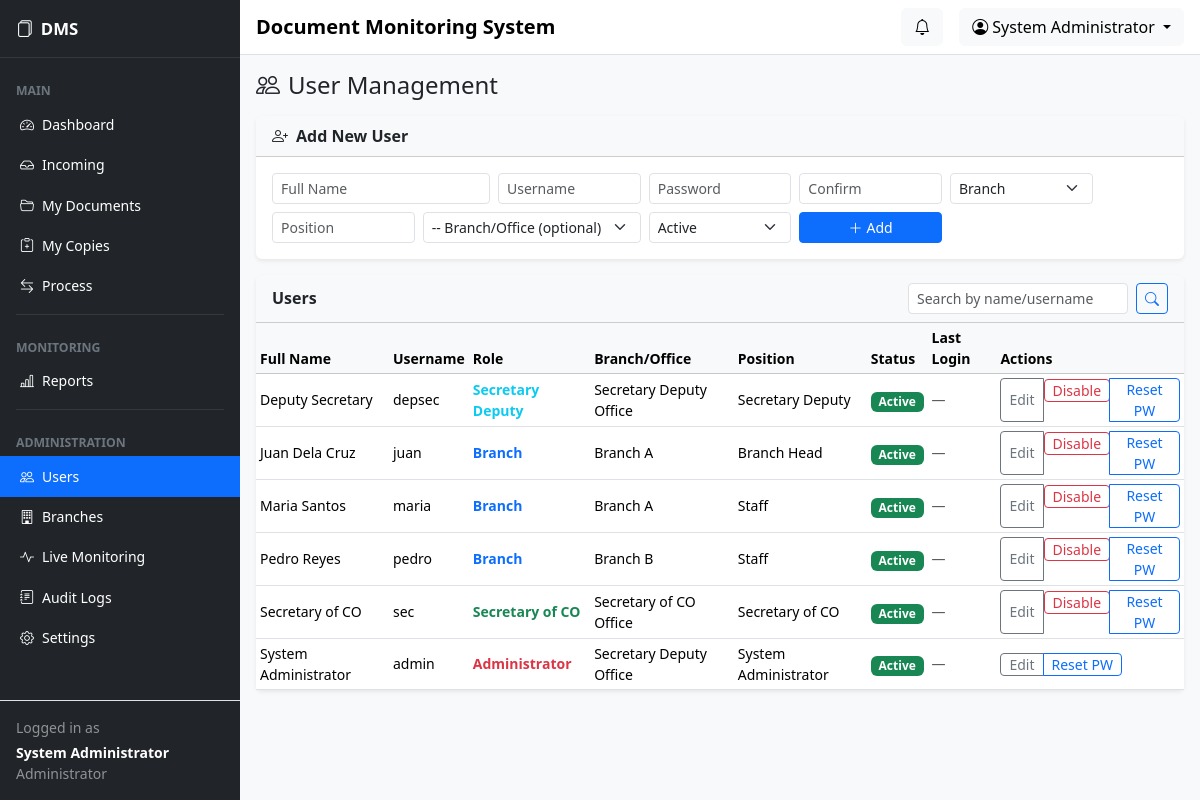
The page /admin/users.php (signed in) on the database its author committed.
### tables this page shows
CREATE TABLE users (
  id INT UNSIGNED NOT NULL AUTO_INCREMENT,
  branch_id INT UNSIGNED DEFAULT NULL,
  full_name VARCHAR(150) NOT NULL,
  username VARCHAR(50) NOT NULL,
  password VARCHAR(255) NOT NULL,
  role ENUM('BRANCH','SECRETARY_DEPUTY','SECRETARY_CO','ADMIN') NOT NULL,
  position VARCHAR(100) DEFAULT NULL,
  status ENUM('active','inactive') NOT NULL DEFAULT 'active',
  created_at TIMESTAMP NOT NULL DEFAULT CURRENT_TIMESTAMP,
  updated_at TIMESTAMP NOT NULL DEFAULT CURRENT_TIMESTAMP ON UPDATE CURRENT_TIMESTAMP,
  last_login DATETIME DEFAULT NULL,
  PRIMARY KEY (id),
  UNIQUE KEY uq_username (username),
  KEY idx_users_role (role),
  KEY idx_users_status (status),
  KEY idx_users_branch (branch_id),
  CONSTRAINT fk_users_branch FOREIGN KEY (branch_id)
    REFERENCES branches (id) ON DELETE SET NULL ON UPDATE CASCADE
);

CREATE TABLE branches (
  id INT UNSIGNED NOT NULL AUTO_INCREMENT,
  branch_code VARCHAR(20) NOT NULL,
  branch_name VARCHAR(150) NOT NULL,
  description VARCHAR(255) DEFAULT NULL,
  status ENUM('active','inactive') NOT NULL DEFAULT 'active',
  created_at TIMESTAMP NOT NULL DEFAULT CURRENT_TIMESTAMP,
  updated_at TIMESTAMP NOT NULL DEFAULT CURRENT_TIMESTAMP ON UPDATE CURRENT_TIMESTAMP,
  PRIMARY KEY (id),
  UNIQUE KEY uq_branch_code (branch_code),
  KEY idx_branches_status (status)
);

### config/database.php (called while the page is built, shortened)
<?php
function db(): PDO
{
    static $pdo = null;
    if ($pdo instanceof PDO) {
        return $pdo;
    }
    $dsn = sprintf('mysql:host=%s;port=%d;dbname=%s;charset=utf8mb4', DB_HOST, DB_PORT, DB_NAME);
    try {
        $pdo = new PDO($dsn, DB_USER, DB_PASS, [
            PDO::ATTR_ERRMODE            => PDO::ERRMODE_EXCEPTION,
            PDO::ATTR_DEFAULT_FETCH_MODE => PDO::FETCH_ASSOC,
            PDO::ATTR_EMULATE_PREPARES   => false,
        ]);
    } catch (PDOException $e) {
        log_error('Database connection failed: ' . $e->getMessage());
        http_response_code(500);
        die('Database connection error. Please contact the system administrator.');
    }
    return $pdo;
}

### config/auth.php (called while the page is built, shortened)
<?php
function e(?string $value): string
{
    return htmlspecialchars((string)$value, ENT_QUOTES, 'UTF-8');
}
function enforce_session_timeout(): void
{
    $timeout = (int)setting('session_timeout_minutes', '30') * 60;
}
function current_user(): ?array
{
    $stmt = db()->prepare('SELECT * FROM users WHERE id = ? LIMIT 1');
    $stmt->execute([$_SESSION['user_id']]);
    $user = $stmt->fetch();
    return ($user && $user['status'] === 'active') ? $user : null;
}
function require_login(): array
{
    enforce_session_timeout();
    $user = current_user();
    return $user;
}
function require_role(array|string $roles): array
{
    $user = require_login();
    return $user;
}
function setting(string $key, string $default = ''): string
{
    static $cache = [];
    if (!$cache) {
        try {
            foreach (db()->query('SELECT setting_key, setting_value FROM system_settings') as $r) {
                $cache[$r['setting_key']] = $r['setting_value'];
            }
        } catch (Throwable $e) {
            log_error('settings read failed: ' . $e->getMessage());
        }
    }
    return $cache[$key] ?? $default;
}

### includes/functions.php (called while the page is built, shortened)
<?php
require_once CONFIG_PATH . DS . 'database.php';
function role_label(string $role): string
{
    return match ($role) {
        'BRANCH'           => 'Branch',
        'SECRETARY_DEPUTY' => 'Secretary Deputy',
        'SECRETARY_CO'     => 'Secretary of CO',
        'ADMIN'            => 'Administrator',
        default            => $role,
    };
}
function incoming_documents(int $userId): array
{
    $sql = 'SELECT d.*, b.branch_name AS origin_branch, t.created_at AS received_at
            FROM documents d
            INNER JOIN document_tracking t ON t.id = (
                SELECT MAX(t2.id) FROM document_tracking t2 WHERE t2.document_id = d.id
            )
            LEFT JOIN branches b ON b.id = d.originating_branch_id
            WHERE t.action IN (?, ?) AND t.to_user_id = ?
            ORDER BY t.created_at DESC';
    $stmt = db()->prepare($sql);
    $stmt->execute([ACTION_FORWARDED, ACTION_RTS, $userId]);
    return $stmt->fetchAll();
}
function incoming_count(int $userId): int
{
    return count(incoming_documents($userId));
}

### admin/users.php (the view, shortened to what this page needs)
<?php
$user = require_role(ROLE_ADMIN);
$pdo = db();
$search = trim((string)($_GET['q'] ?? ''));
$where = '1=1';
$params = [];
$stmt = $pdo->prepare("SELECT u.*, b.branch_name FROM users u LEFT JOIN branches b ON b.id=u.branch_id WHERE $where ORDER BY u.full_name");
$stmt->execute($params);
$users = $stmt->fetchAll();
page_header('User Management', 'users', $user);
?>
<h4 class="mb-3"><i class="bi bi-people me-2"></i>User Management</h4>
<div class="card shadow-sm border-0 mb-3">
    <div class="card-header bg-light fw-semibold"><i class="bi bi-person-plus me-2"></i>Add New User</div>
    <div class="card-body">
        <form method="post" class="row g-2">
            <div class="col-md-3"><input name="full_name" class="form-control form-control-sm" placeholder="Full Name" value="<?= e($_POST['full_name'] ?? '') ?>"></div>
            <div class="col-md-2"><input name="username" class="form-control form-control-sm" placeholder="Username" value="<?= e($_POST['username'] ?? '') ?>"></div>
            <div class="col-md-2"><input name="password" type="password" class="form-control form-control-sm" placeholder="Password"></div>
            <div class="col-md-2"><input name="confirm_password" type="password" class="form-control form-control-sm" placeholder="Confirm"></div>
            <div class="col-md-2">
                <select name="role" class="form-select form-select-sm">
                    <option value="BRANCH">Branch</option>
                </select>
            </div>
            <div class="col-md-2"><input name="position" class="form-control form-control-sm" placeholder="Position"></div>
            <div class="col-md-3">
                <select name="branch_id" class="form-select form-select-sm">
                    <option value="">-- Branch/Office (optional) --</option>
                </select>
            </div>
            <div class="col-md-2">
                <select name="status" class="form-select form-select-sm"><option value="active">Active</option><option value="inactive">Inactive</option></select>
            </div>
            <div class="col-md-2"><button class="btn btn-primary btn-sm w-100"><i class="bi bi-plus-lg me-1"></i>Add</button></div>
        </form>
    </div>
</div>
<div class="card shadow-sm border-0">
    <div class="card-header bg-light d-flex justify-content-between align-items-center">
        <span class="fw-semibold">Users</span>
        <form method="get" class="d-flex gap-2">
            <input name="q" value="<?= e($search) ?>" class="form-control form-control-sm" placeholder="Search by name/username">
            <button class="btn btn-sm btn-outline-primary"><i class="bi bi-search"></i></button>
        </form>
    </div>
    <div class="card-body p-0">
        <table class="table table-hover table-sm align-middle mb-0">
            <thead class="table-light small"><tr>
                <th>Full Name</th><th>Username</th><th>Role</th><th>Branch/Office</th><th>Position</th><th>Status</th><th>Last Login</th><th>Actions</th>
            </tr></thead>
            <tbody>
            <?php foreach ($users as $u): ?>
                <?php $roleColor = match($u['role']) { 'ADMIN'=>'text-danger', 'BRANCH'=>'text-primary', 'SECRETARY_DEPUTY'=>'text-info', 'SECRETARY_CO'=>'text-success', default=>'' }; ?>
                <tr>
                    <td class="small"><?= e($u['full_name']) ?></td>
                    <td class="small"><?= e($u['username']) ?></td>
                    <td class="small <?= $roleColor ?> fw-semibold"><?= e(role_label($u['role'])) ?></td>
                    <td class="small"><?= e($u['branch_name'] ?? '—') ?></td>
                    <td class="small"><?= e($u['position'] ?? '—') ?></td>
                    <td><?= $u['status']==='active' ? '<span class="badge bg-success">Active</span>' : '<span class="badge bg-secondary">Inactive</span>' ?></td>
                    <td class="small text-muted"><?= $u['last_login'] ? e(date('M d, Y g:iA', strtotime($u['last_login']))) : '—' ?></td>
                    <td class="small">
                        <div class="btn-group">
                            <button class="btn btn-sm btn-outline-secondary py-0" data-bs-toggle="modal" data-bs-target="#editModal-<?= (int)$u['id'] ?>">Edit</button>
                            <?php if ((int)$u['id'] !== (int)$user['id']): ?>
                            <form method="post" class="d-inline"><?= csrf_field() ?>
                                <button class="btn btn-sm <?= $u['status']==='active'?'btn-outline-danger':'btn-outline-success' ?> py-0"><?= $u['status']==='active'?'Disable':'Enable' ?></button>
                            </form>
                            <?php endif; ?>
                            <button class="btn btn-sm btn-outline-primary py-0" data-bs-toggle="modal" data-bs-target="#pwModal-<?= (int)$u['id'] ?>">Reset PW</button>
                        </div>
                    </td>
                </tr>
            <?php endforeach; ?>
            </tbody>
        </table>
    </div>
</div>

### includes/sidebar.php (shortened to what this page needs)
<?php
$currentRole = $user['role'] ?? ROLE_ADMIN;
$navItems = [];
$navItems[] = ['type' => 'heading', 'label' => 'Main'];
$navItems[] = ['type' => 'link', 'href' => $dashUrl ?? '#', 'icon' => 'bi-speedometer2', 'label' => 'Dashboard', 'key' => 'dashboard'];
if ($currentRole === ROLE_BRANCH) {
    $navItems[] = ['type' => 'link', 'href' => BASE_URL . '/branch/incoming.php', 'icon' => 'bi-inbox', 'label' => 'Incoming', 'key' => 'incoming', 'badge' => incoming_count((int)($user['id'] ?? 0))];
    $navItems[] = ['type' => 'link', 'href' => BASE_URL . '/branch/documents.php', 'icon' => 'bi-folder2-open', 'label' => 'My Documents', 'key' => 'documents'];
    $navItems[] = ['type' => 'link', 'href' => BASE_URL . '/branch/create_document.php', 'icon' => 'bi-file-earmark-plus', 'label' => 'Log Document', 'key' => 'create'];
    $navItems[] = ['type' => 'link', 'href' => BASE_URL . '/branch/returned.php', 'icon' => 'bi-arrow-return-left', 'label' => 'Returned', 'key' => 'returned'];
    $navItems[] = ['type' => 'link', 'href' => BASE_URL . '/branch/documents.php?status=APPROVED', 'icon' => 'bi-check2-circle', 'label' => 'Completed', 'key' => 'completed'];
} else {
    $secDir = ($currentRole === ROLE_SECRETARY_CO) ? 'secretary_co' : 'secretary_deputy';
    $navItems[] = ['type' => 'link', 'href' => BASE_URL . '/' . $secDir . '/incoming.php', 'icon' => 'bi-inbox', 'label' => 'Incoming', 'key' => 'incoming', 'badge' => incoming_count((int)($user['id'] ?? 0))];
    $navItems[] = ['type' => 'link', 'href' => BASE_URL . '/' . $secDir . '/documents.php', 'icon' => 'bi-folder2-open', 'label' => 'My Documents', 'key' => 'documents'];
    $navItems[] = ['type' => 'link', 'href' => BASE_URL . '/' . $secDir . '/copies.php', 'icon' => 'bi-clipboard-plus', 'label' => 'My Copies', 'key' => 'copies'];
    $navItems[] = ['type' => 'link', 'href' => BASE_URL . '/' . $secDir . '/process.php', 'icon' => 'bi-arrow-left-right', 'label' => 'Process', 'key' => 'process'];
}
$navItems[] = ['type' => 'divider'];
$navItems[] = ['type' => 'heading', 'label' => 'Monitoring'];
$navItems[] = ['type' => 'link', 'href' => BASE_URL . '/reports/index.php', 'icon' => 'bi-bar-chart-line', 'label' => 'Reports', 'key' => 'reports'];
if ($currentRole === ROLE_ADMIN) {
    $navItems[] = ['type' => 'divider'];
    $navItems[] = ['type' => 'heading', 'label' => 'Administration'];
    $navItems[] = ['type' => 'link', 'href' => BASE_URL . '/admin/users.php', 'icon' => 'bi-people', 'label' => 'Users', 'key' => 'users'];
    $navItems[] = ['type' => 'link', 'href' => BASE_URL . '/admin/branches.php', 'icon' => 'bi-building', 'label' => 'Branches', 'key' => 'branches'];
    $navItems[] = ['type' => 'link', 'href' => BASE_URL . '/admin/monitoring.php', 'icon' => 'bi-activity', 'label' => 'Live Monitoring', 'key' => 'monitoring'];
    $navItems[] = ['type' => 'link', 'href' => BASE_URL . '/admin/audit_logs.php', 'icon' => 'bi-journal-text', 'label' => 'Audit Logs', 'key' => 'audit'];
    $navItems[] = ['type' => 'link', 'href' => BASE_URL . '/admin/settings.php', 'icon' => 'bi-gear', 'label' => 'Settings', 'key' => 'settings'];
}
?>
<aside class="sidebar bg-dark text-white d-none d-md-flex flex-column flex-shrink-0">
    <div class="sidebar-brand py-3 px-3 d-flex align-items-center">
        <i class="bi bi-files me-2"></i>
        <span class="fw-bold"><?= e(setting('org_short', 'DMS')) ?></span>
    </div>
    <hr class="text-secondary m-0">
    <ul class="nav nav-pills flex-column mb-auto py-2 small">
        <?php foreach ($navItems as $item): ?>
            <?php if (($item['type'] ?? '') === 'heading'): ?>
                <li class="nav-heading text-uppercase text-secondary px-3 pt-3 pb-1 small fw-bold"><?= e($item['label']) ?></li>
            <?php elseif (($item['type'] ?? '') === 'divider'): ?>
                <li><hr class="text-secondary mx-3 my-2"></li>
            <?php else: ?>
                <li class="nav-item">
                    <a class="nav-link text-white <?= (($activeNav ?? '') === ($item['key'] ?? '')) ? 'active bg-primary' : '' ?>" href="<?= e($item['href']) ?>">
                        <i class="bi <?= e($item['icon']) ?> me-2"></i><?= e($item['label']) ?>
                    </a>
                </li>
            <?php endif; ?>
        <?php endforeach; ?>
    </ul>
    <div class="p-3 border-top small">
        <div class="text-white-50 mb-1">Logged in as</div>
        <div class="text-white fw-semibold"><?= e($user['full_name'] ?? '') ?></div>
        <div class="text-white-50"><?= e(role_label($currentRole)) ?></div>
    </div>
</aside>

### includes/navbar.php (shortened to what this page needs)
<nav class="navbar navbar-expand navbar-light bg-white border-bottom px-3">
    <span class="navbar-brand fw-semibold mb-0 h6 d-none d-md-block"><?= e(setting('org_name', 'Document Monitoring System')) ?></span>
    <div class="ms-auto d-flex align-items-center">
        <div class="dropdown me-3">
            <button class="btn btn-light position-relative" type="button" data-bs-toggle="dropdown" aria-expanded="false">
                <i class="bi bi-bell"></i>
            </button>
        </div>
        <div class="dropdown">
            <button class="btn btn-light dropdown-toggle" type="button" data-bs-toggle="dropdown">
                <i class="bi bi-person-circle me-1"></i><?= e($user['full_name'] ?? '') ?>
            </button>
        </div>
    </div>
</nav>

### public/assets/css/app.css (style rules this page uses)
:root { --sidebar-width: 240px; --sidebar-bg: #1f2a3a; }
.sidebar { width: var(--sidebar-width); min-height: 100vh; position: sticky; top: 0; height: 100vh; }
.sidebar .nav-link { border-radius: 0; padding: 0.6rem 1.25rem; }
.sidebar .nav-link.active { background-color: #0d6efd; }
.sidebar-brand { font-size: 1.05rem; }

### rows shown on the page
users: full_name "System Administrator", role "Administrator", username "admin", branch.branch_name "Secretary Deputy Office", position "System Administrator", status "Active"
users: full_name "Deputy Secretary", username "depsec", role "Secretary Deputy", branch.branch_name "Secretary Deputy Office", position "Secretary Deputy", status "Active"
users: full_name "Juan Dela Cruz", username "juan", role "Branch", branch.branch_name "Branch A", position "Branch Head", status "Active"
users: full_name "Maria Santos", username "maria", role "Branch", branch.branch_name "Branch A", position "Staff", status "Active"
users: full_name "Pedro Reyes", username "pedro", role "Branch", branch.branch_name "Branch B", position "Staff", status "Active"
users: full_name "Secretary of CO", username "sec", role "Secretary of CO", branch.branch_name "Secretary of CO Office", position "Secretary of CO", status "Active"

### other values the page prints
setting('org_short', 'DMS') "DMS"
$item['label'] "MAIN"
$item['label'] "Dashboard"
$item['label'] "Incoming"
$item['label'] "My Documents"
$item['label'] "My Copies"
$item['label'] "Process"
$item['label'] "MONITORING"
$item['label'] "Reports"
$item['label'] "ADMINISTRATION"
$item['label'] "Users"
$item['label'] "Branches"
$item['label'] "Live Monitoring"
$item['label'] "Audit Logs"
$item['label'] "Settings"
